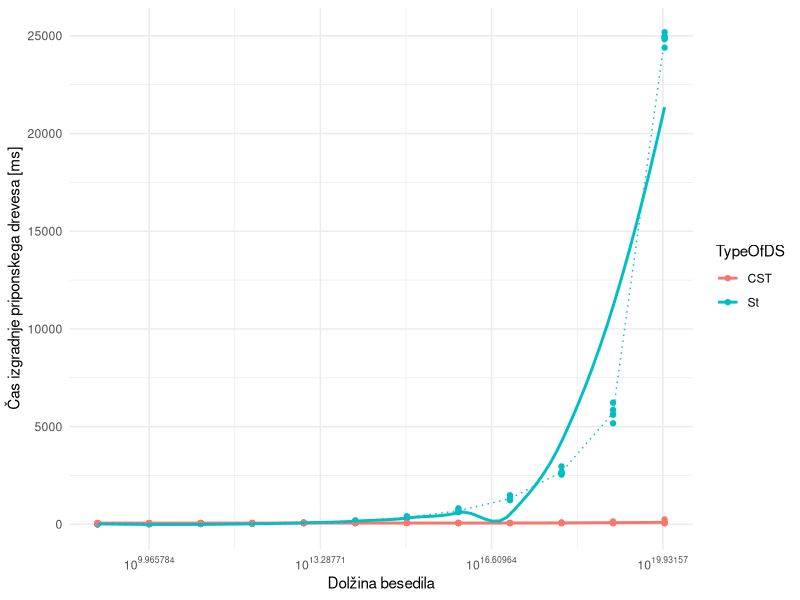
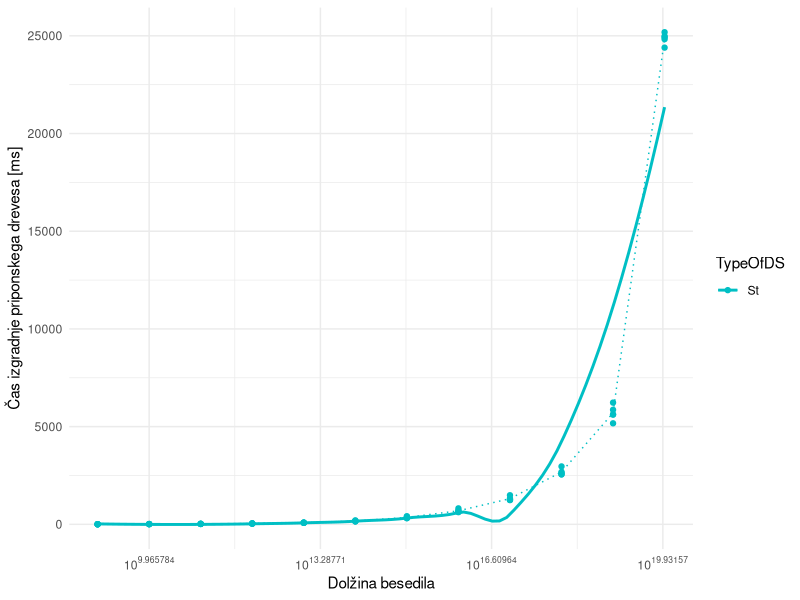
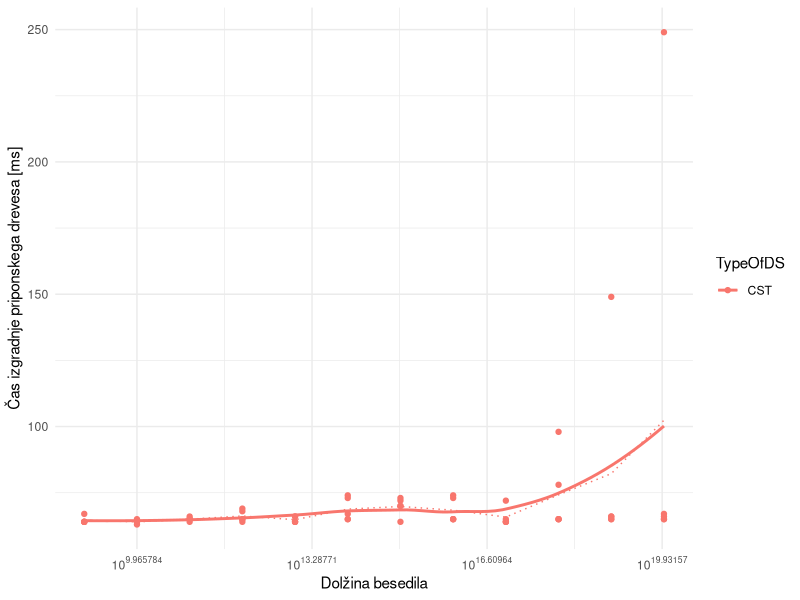
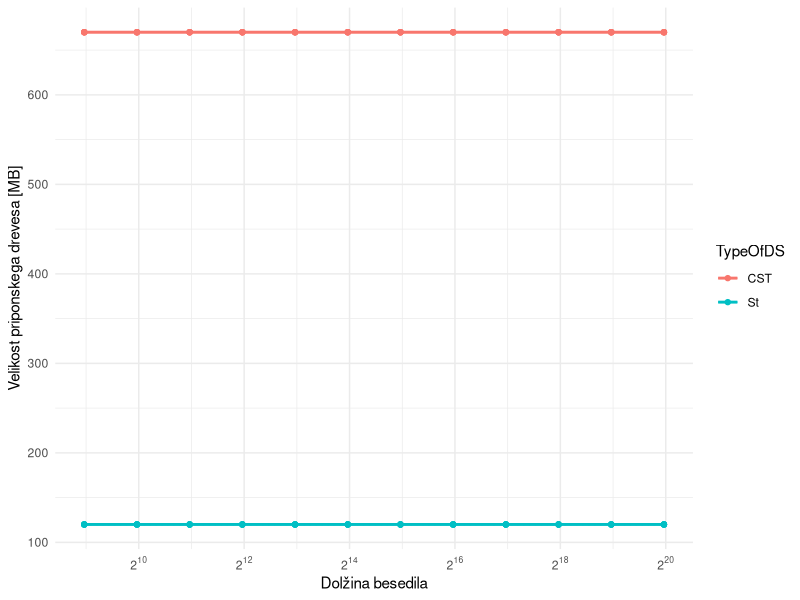
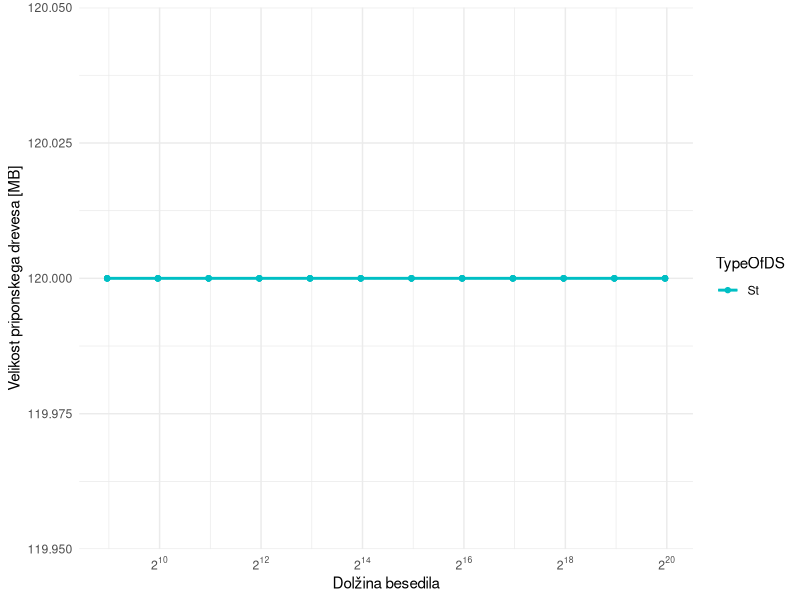
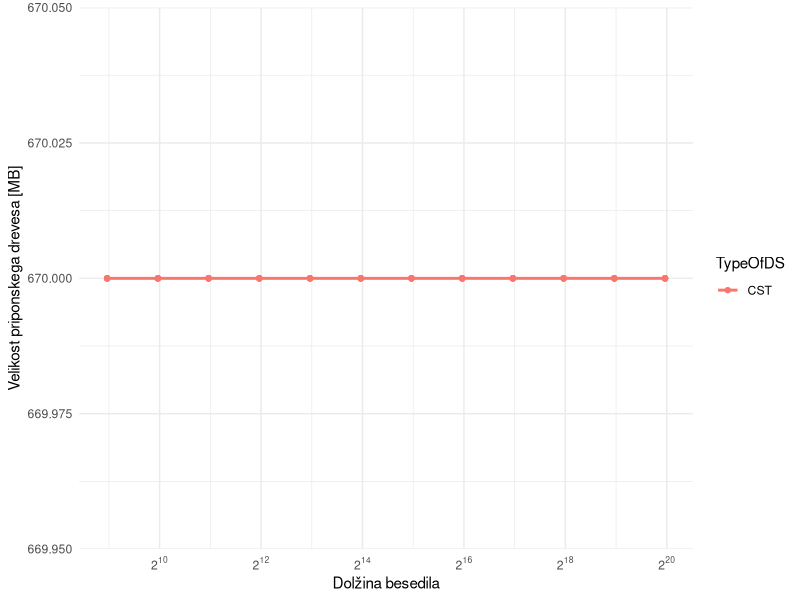
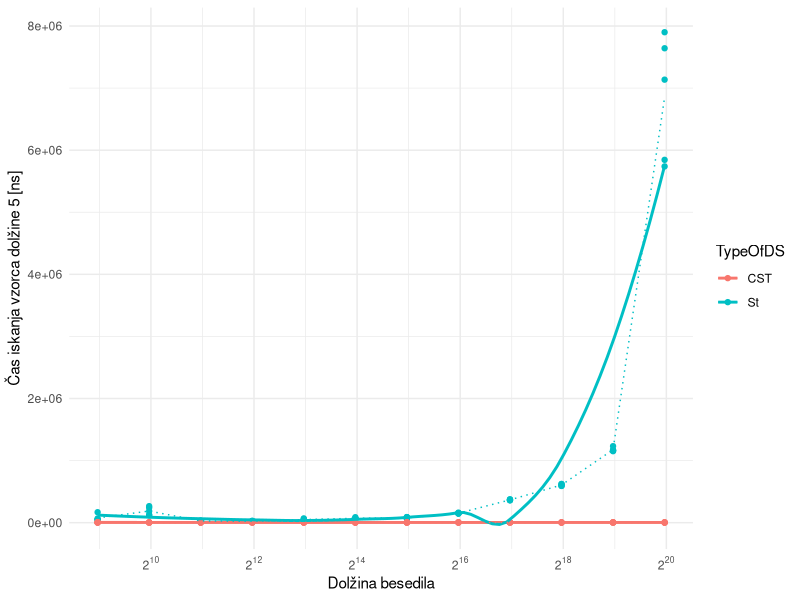
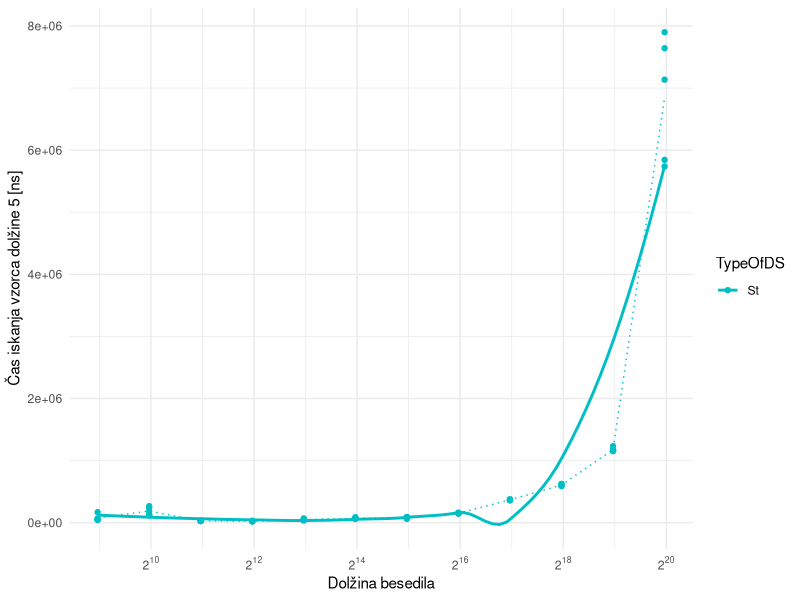

Write the R code that produced these figures, in order. (Note: this script raises an error after producing the figures.)
library(tidyverse)
library(ggplot2)
library(dplyr)
library(magrittr)
library(scales)
data<- read.csv("rezNovPc.csv")


#Izgradnja drevesa
data%>% ggplot()+
  aes(x=SizeRun,y=Time,color=TypeOfDS)+
  geom_point()+
  geom_smooth(se=F)+stat_summary(fun=mean,geom = 'line',linetype = 'dotted')+
  theme_minimal()+
  #scale_color_manual(values=c("#00BFC4"))+
  scale_x_continuous(trans = log2_trans(), breaks = trans_breaks("log2", function(x) 2^x),
                     labels = trans_format("log2", math_format(2^.x)))+
  scale_x_continuous(trans = log10_trans(), breaks = trans_breaks("log10", function(x) 10^x),
                     labels = trans_format("log2", math_format(10^.x)))+
  labs(y="Čas izgradnje priponskega drevesa [ms]",x="Dolžina besedila")
ggsave("./Img/izgradnjaDrecvesaNovPC.png")

data %>% filter(TypeOfDS=="St")%>% ggplot()+
  aes(x=SizeRun,y=Time,color=TypeOfDS)+
  geom_point()+
  geom_smooth(se=F)+stat_summary(fun=mean,geom = 'line',linetype = 'dotted')+
  theme_minimal()+
  scale_color_manual(values=c("#00BFC4"))+
  scale_x_continuous(trans = log2_trans(), breaks = trans_breaks("log2", function(x) 2^x),
                     labels = trans_format("log2", math_format(2^.x)))+
  scale_x_continuous(trans = log10_trans(), breaks = trans_breaks("log10", function(x) 10^x),
                     labels = trans_format("log2", math_format(10^.x)))+
  labs(y="Čas izgradnje priponskega drevesa [ms]",x="Dolžina besedila")
ggsave("./Img/izgradnjaDrecvesaNovPCST.png") 

data %>% filter(TypeOfDS=="CST")%>% ggplot()+
  aes(x=SizeRun,y=Time,color=TypeOfDS)+
  geom_point()+
  geom_smooth(se=F)+stat_summary(fun=mean,geom = 'line',linetype = 'dotted')+
  theme_minimal()+
  #scale_color_manual(values=c("#00BFC4"))+
  scale_x_continuous(trans = log2_trans(), breaks = trans_breaks("log2", function(x) 2^x),
                     labels = trans_format("log2", math_format(2^.x)))+
  scale_x_continuous(trans = log10_trans(), breaks = trans_breaks("log10", function(x) 10^x),
                     labels = trans_format("log2", math_format(10^.x)))+
  labs(y="Čas izgradnje priponskega drevesa [ms]",x="Dolžina besedila")
ggsave("./Img/izgradnjaDrecvesaNovPCCST.png")


# Velikost drevesa

data %>% ggplot()+
  aes(x=SizeRun,y=SizeInBytes,color=TypeOfDS)+
  geom_point()+
  geom_smooth(se=F)+stat_summary(fun=mean,geom = 'line',linetype = 'dotted')+
  theme_minimal()+   
  #scale_color_manual(values=c("#00BFC4"))+
  scale_x_continuous(trans = log2_trans(), breaks = trans_breaks("log2", function(x) 2^x),
                     labels = trans_format("log2", math_format(2^.x)))+
  labs(y="Velikost priponskega drevesa [MB]",x="Dolžina besedila")
ggsave("./Img/velikostDrecvesaNovPC.png", bg="white")

data %>% filter(TypeOfDS=="St") %>% ggplot()+
  aes(x=SizeRun,y=SizeInBytes,color=TypeOfDS)+
  geom_point()+
  geom_smooth(se=F)+stat_summary(fun=mean,geom = 'line',linetype = 'dotted')+
  theme_minimal()+   
  scale_color_manual(values=c("#00BFC4"))+
  scale_x_continuous(trans = log2_trans(), breaks = trans_breaks("log2", function(x) 2^x),
                     labels = trans_format("log2", math_format(2^.x)))+
  labs(y="Velikost priponskega drevesa [MB]",x="Dolžina besedila")
ggsave("./Img/velikostDrecvesaNovPCST.png", bg="white")


data%>% filter(TypeOfDS=="CST")%>% ggplot()+
  aes(x=SizeRun,y=SizeInBytes,color=TypeOfDS)+
  geom_point()+
  geom_smooth(se=F)+stat_summary(fun=mean,geom = 'line',linetype = 'dotted')+
  theme_minimal()+   
  #scale_color_manual(values=c("#00BFC4"))+
  scale_x_continuous(trans = log2_trans(), breaks = trans_breaks("log2", function(x) 2^x),
                     labels = trans_format("log2", math_format(2^.x)))+
  labs(y="Velikost priponskega drevesa [MB]",x="Dolžina besedila")
ggsave("./Img/velikostDrecvesaNovPCCST.png", bg="white")

#Iskanje vzorca dolžine 5
data %>% ggplot()+
  aes(x=SizeRun,y=tFind5,color=TypeOfDS)+
  geom_point()+
  geom_smooth(se=F)+stat_summary(fun=mean,geom = 'line',linetype = 'dotted')+
  theme_minimal()+   #scale_color_manual(values=c("#00BFC4"))+
  scale_x_continuous(trans = log2_trans(), breaks = trans_breaks("log2", function(x) 2^x),
                     labels = trans_format("log2", math_format(2^.x)))+
  labs(y="Čas iskanja vzorca dolžine 5 [ns]",x="Dolžina besedila")
ggsave("./Img/iskanje5NovPC.png", bg="white")

data %>% filter(TypeOfDS=="St") %>% ggplot()+
  aes(x=SizeRun,y=tFind5,color=TypeOfDS)+
  geom_point()+
  geom_smooth(se=F)+stat_summary(fun=mean,geom = 'line',linetype = 'dotted')+
  theme_minimal()+
  scale_color_manual(values=c("#00BFC4"))+
  scale_x_continuous(trans = log2_trans(), breaks = trans_breaks("log2", function(x) 2^x),
                     labels = trans_format("log2", math_format(2^.x)))+
  labs(y="Čas iskanja vzorca dolžine 5 [ns]",x="Dolžina besedila")
ggsave("./Img/iskanje5NovPCST.png", bg="white")

data%>% filter(TypeOfDS=="CST") %>% ggplot()+
  aes(x=SizeRun,y=tFind5,color=TypeOfDS)+
  geom_point()+
  geom_smooth(se=F)+stat_summary(fun=mean,geom = 'line',linetype = 'dotted')+
  theme_minimal()+   #scale_color_manual(values=c("#00BFC4"))+
  scale_x_continuous(trans = log2_trans(), breaks = trans_breaks("log2", function(x) 2^x),
                     labels = trans_format("log2", math_format(2^.x)))+
  labs(y="Čas iskanja vzorca dolžine 5 [ns]",x="Dolžina besedila")
ggsave("./Img/iskanje5NovPCCST.png", bg="white")

#Iskanje vzorca dolžine 50

data  %>% ggplot()+
  aes(x=SizeRun,y=tFind50,color=TypeOfDS)+
  geom_point()+
  geom_smooth(se=F)+stat_summary(fun=mean,geom = 'line',linetype = 'dotted')+
  theme_minimal()+   #scale_color_manual(values=c("#00BFC4"))+
  scale_x_continuous(trans = log2_trans(), breaks = trans_breaks("log2", function(x) 2^x),
                     labels = trans_format("log2", math_format(2^.x)))+
  labs(y="Čas iskanja vzorca dolžine 50 [ns]",x="Dolžina besedila")
ggsave("./Img/iskanje50NovPc.png", bg="white")

data %>% filter(TypeOfDS=="St") %>% ggplot()+
  aes(x=SizeRun,y=tFind50,color=TypeOfDS)+
  geom_point()+
  geom_smooth(se=F)+stat_summary(fun=mean,geom = 'line',linetype = 'dotted')+
  theme_minimal()+
  scale_color_manual(values=c("#00BFC4"))+
  scale_x_continuous(trans = log2_trans(), breaks = trans_breaks("log2", function(x) 2^x),
                     labels = trans_format("log2", math_format(2^.x)))+
  labs(y="Čas iskanja vzorca dolžine 50 [ns]",x="Dolžina besedila")
ggsave("./Img/iskanje50NovPcST.png", bg="white")

data %>% filter(TypeOfDS=="CST") %>% ggplot()+
  aes(x=SizeRun,y=tFind50,color=TypeOfDS)+
  geom_point()+
  geom_smooth(se=F)+stat_summary(fun=mean,geom = 'line',linetype = 'dotted')+
  theme_minimal()+   #scale_color_manual(values=c("#00BFC4"))+
  scale_x_continuous(trans = log2_trans(), breaks = trans_breaks("log2", function(x) 2^x),
                     labels = trans_format("log2", math_format(2^.x)))+
  labs(y="Čas iskanja vzorca dolžine 50 [ns]",x="Dolžina besedila")
ggsave("./Img/iskanje50NovPcCST.png", bg="white")

#Iskanje vzorca dolžine 500

data %>% ggplot()+
  aes(x=SizeRun,y=tFind50000,color=TypeOfDS)+
  geom_point()+
  geom_smooth(se=F)+stat_summary(fun=mean,geom = 'line',linetype = 'dotted')+
  theme_minimal()+   #scale_color_manual(values=c("#00BFC4"))+
  scale_x_continuous(trans = log2_trans(), breaks = trans_breaks("log2", function(x) 2^x),
                     labels = trans_format("log2", math_format(2^.x)))+
  labs(y="Čas iskanja vzorca dolžine 500 [ns]",x="Dolžina besedila")
ggsave("./Img/iskanje20ST.png", bg="white")

data %>% filter(TypeOfDS=="St") %>% ggplot()+
  aes(x=SizeRun,y=tFind50000,color=TypeOfDS)+
  geom_point()+
  geom_smooth(se=F)+stat_summary(fun=mean,geom = 'line',linetype = 'dotted')+
  theme_minimal()+
  scale_color_manual(values=c("#00BFC4"))+
  scale_x_continuous(trans = log2_trans(), breaks = trans_breaks("log2", function(x) 2^x),
                     labels = trans_format("log2", math_format(2^.x)))+
  labs(y="Čas iskanja vzorca dolžine 500 [ns]",x="Dolžina besedila")
ggsave("./Img/iskanje20ST.png", bg="white")

data %>% filter(TypeOfDS=="CST") %>% ggplot()+
  aes(x=SizeRun,y=tFind50000,color=TypeOfDS)+
  geom_point()+
  geom_smooth(se=F)+stat_summary(fun=mean,geom = 'line',linetype = 'dotted')+
  theme_minimal()+   #scale_color_manual(values=c("#00BFC4"))+
  scale_x_continuous(trans = log2_trans(), breaks = trans_breaks("log2", function(x) 2^x),
                     labels = trans_format("log2", math_format(2^.x)))+
  labs(y="Čas iskanja vzorca dolžine 500 [ns]",x="Dolžina besedila")
ggsave("./Img/iskanje20ST.png", bg="white")

#Iskanje vzorca dolžine logartem besedila

data %>% ggplot()+
  aes(x=SizeRun,y=tFindLog,color=TypeOfDS)+
  geom_point()+
  geom_smooth(se=F)+stat_summary(fun=mean,geom = 'line',linetype = 'dotted')+
  theme_minimal()+   #scale_color_manual(values=c("#00BFC4"))+
  scale_x_continuous(trans = log2_trans(), breaks = trans_breaks("log2", function(x) 2^x),
                     labels = trans_format("log2", math_format(2^.x)))+
  labs(y="Čas iskanja vzorca dolžine log(n) [ns]",x="Dolžina besedila")
ggsave("./Img/iskanjeLog.png", bg="white")

data %>% filter(TypeOfDS=="St") %>% ggplot()+
  aes(x=SizeRun,y=tFindLog,color=TypeOfDS)+
  geom_point()+
  geom_smooth(se=F)+stat_summary(fun=mean,geom = 'line',linetype = 'dotted')+
  theme_minimal()+
  scale_color_manual(values=c("#00BFC4"))+
  scale_x_continuous(trans = log2_trans(), breaks = trans_breaks("log2", function(x) 2^x),
                     labels = trans_format("log2", math_format(2^.x)))+
  labs(y="Čas iskanja vzorca dolžine log(n) [ns]",x="Dolžina besedila")
ggsave("./Img/iskanjeLogST.png", bg="white")

data %>% filter(TypeOfDS=="CST") %>% ggplot()+
  aes(x=SizeRun,y=tFindLog,color=TypeOfDS)+
  geom_point()+
  geom_smooth(se=F)+stat_summary(fun=mean,geom = 'line',linetype = 'dotted')+
  theme_minimal()+   #scale_color_manual(values=c("#00BFC4"))+
  scale_x_continuous(trans = log2_trans(), breaks = trans_breaks("log2", function(x) 2^x),
                     labels = trans_format("log2", math_format(2^.x)))+
  labs(y="Čas iskanja vzorca dolžine log(n) [ns]",x="Dolžina besedila")
ggsave("./Img/iskanjeLogCST.png", bg="white")
